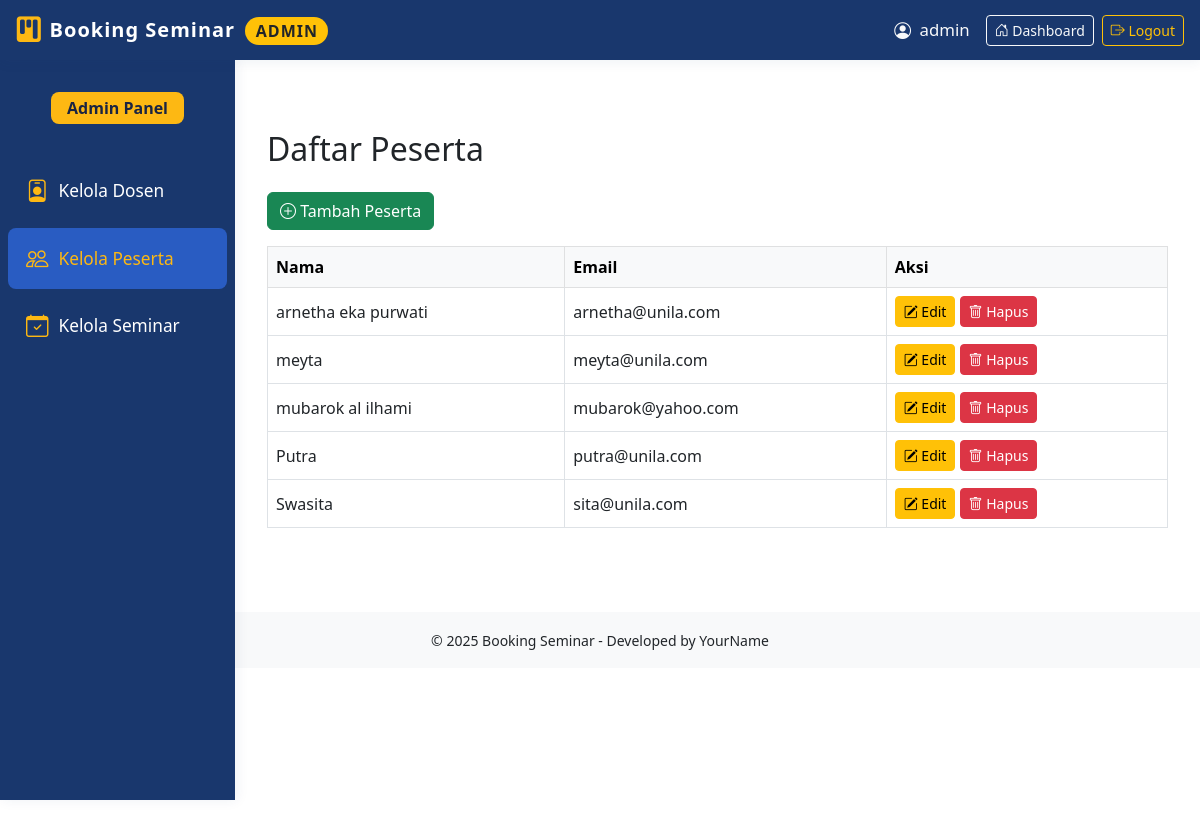
The page /admin/manage_peserta.php (signed in) on the database its author committed.
### tables this page shows
CREATE TABLE `users` (
  `id` int NOT NULL AUTO_INCREMENT,
  `nama` varchar(100) NOT NULL,
  `email` varchar(100) NOT NULL,
  `password` varchar(255) NOT NULL,
  `role` enum('peserta','dosen_pembimbing','dosen_penguji','admin') NOT NULL,
  `created_at` datetime DEFAULT CURRENT_TIMESTAMP,
  `npm` varchar(20) DEFAULT NULL,
  `prodi` varchar(100) DEFAULT NULL,
  PRIMARY KEY (`id`),
  UNIQUE KEY `email` (`email`)
);

### admin/manage_peserta.php (the view, shortened to what this page needs)
<?php
require_once "../config/database.php";
$sql = "SELECT id, nama, email FROM users WHERE role = 'peserta' ORDER BY nama ASC";
$stmt = $pdo->query($sql);
$pesertas = $stmt->fetchAll(PDO::FETCH_ASSOC);
include "../includes/header.php";
include "../includes/admin_header.php";
include "../includes/admin_sidebar.php";
?>
<!DOCTYPE html>
<html lang="id">
<head>
  <link href="../assets/css/style.css" rel="stylesheet" />
  <link href="https://cdn.jsdelivr.net/npm/bootstrap@5.3.0/dist/css/bootstrap.min.css" rel="stylesheet" />
  <link href="https://cdn.jsdelivr.net/npm/bootstrap-icons@1.10.5/font/bootstrap-icons.css" rel="stylesheet" />
</head>
<body>
<main id="mainContent" class="content">
  <div class="container-fluid">
    <h2 class="mb-4">Daftar Peserta</h2>
    <a href="tambah_peserta.php" class="btn btn-success mb-3">
      <i class="bi bi-plus-circle"></i> Tambah Peserta
    </a>
    <?php if (empty($pesertas)): ?>
      <p class="text-muted">Belum ada data peserta.</p>
    <?php else: ?>
      <div class="table-responsive">
        <table class="table table-bordered table-hover align-middle">
          <thead class="table-light">
            <tr>
              <th>Nama</th>
              <th>Email</th>
              <th>Aksi</th>
            </tr>
          </thead>
          <tbody>
            <?php foreach ($pesertas as $peserta): ?>
              <tr>
                <td><?= htmlspecialchars($peserta['nama'], ENT_QUOTES, 'UTF-8') ?></td>
                <td><?= htmlspecialchars($peserta['email'], ENT_QUOTES, 'UTF-8') ?></td>
                <td>
                  <a href="edit_peserta.php?id=<?= $peserta['id'] ?>" class="btn btn-warning btn-sm">
                    <i class="bi bi-pencil-square"></i> Edit
                  </a>
                  <a href="hapus_peserta.php?id=<?= $peserta['id'] ?>"
                     class="btn btn-danger btn-sm"
                     onclick="return confirm('Yakin ingin menghapus peserta ini?');">
                    <i class="bi bi-trash"></i> Hapus
                  </a>
                </td>
              </tr>
            <?php endforeach; ?>
          </tbody>
        </table>
      </div>
    <?php endif; ?>
  </div>
</main>
<?php include "../includes/footer.php"; ?>
</body>
</html>

### assets/css/style.css (style rules this page uses)
html, body { height: 100%; margin: 0; padding: 0; }
body { display: flex; flex-direction: column; min-height: 100vh; }

### includes/admin_sidebar.php (style rules this page uses)
:root { --header-height: 60px; --sidebar-bg: #19376d; --sidebar-hover: #295cc2; --sidebar-active: #fdb813; --sidebar-font: #fff; --sidebar-icon: #fdb813; --main-bg: #f4f6fb; }
body { background-color: var(--main-bg); }
.content { margin-left: 235px; padding: 70px 20px 20px 20px; transition: margin-left .25s; }

### rows shown on the page
users: nama "arnetha eka purwati", email "arnetha@unila.com"
users: nama "meyta", email "meyta@unila.com"
users: nama "mubarok al ilhami", email "mubarok@yahoo.com"
users: nama "Putra", email "putra@unila.com"
users: nama "Swasita", email "sita@unila.com"

### other values the page prints
$_SESSION['nama'] "admin"
